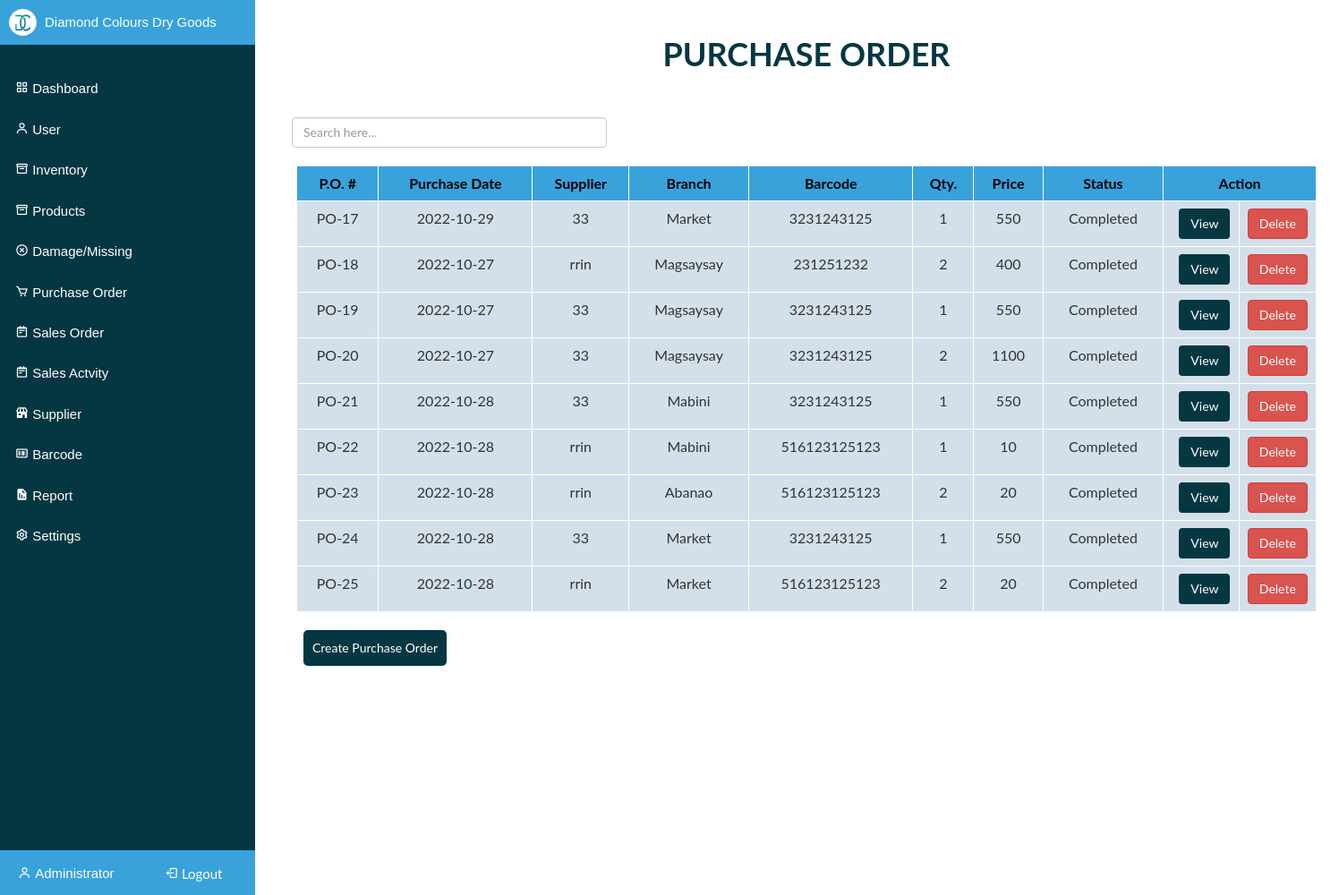
Page /admin/purchase_order.php on the committed database.
### tables this page shows
CREATE TABLE `purchase_order` (
  `purchase_id` int(255) NOT NULL,
  `barcode` bigint(20) NOT NULL,
  `purchase_date` date NOT NULL DEFAULT current_timestamp(),
  `purchase_quantity` int(255) NOT NULL,
  `product_price` int(11) NOT NULL,
  `supplier_name` varchar(60) NOT NULL,
  `branch_id` int(5) NOT NULL,
  `status` int(60) NOT NULL
);

### admin/purchase_order.php (the view, shortened to what this page needs)
<html lang="en" dir="ltr">
<head>
	<link rel="stylesheet" href="css/purchase_order.css">
	<link href='https://unpkg.com/boxicons@2.1.2/css/boxicons.min.css' rel='stylesheet'>
	<link rel="stylesheet" href="https://cdnjs.cloudflare.com/ajax/libs/font-awesome/4.7.0/css/font-awesome.min.css">
	<link href='https://maxcdn.bootstrapcdn.com/bootstrap/3.3.7/css/bootstrap.min.css' rel='stylesheet' type='text/css'>
    </head>
</head>
<body>
	<div class="sidebar">
		<div class="logo_content" style="background-color: #39A2DB;">
			<div class="logo">
				<img src="../images/DCDG.png" alt="DCDG">
				<div class="logo_name">Diamond Colours Dry Goods</div>
			</div>
		</div><br>
		<div class= "nav_list">
			<a href="admin_dashboard.php">
				<i class='bx bx-grid-alt'></i>
				<span class="links_name">Dashboard</span>
			</a>
			<a href="employee_accounts.php">
				<i class='bx bx-user'></i>
				<span class="links_name">User</span>
			</a>
			<a href="branch_inventory.php">
				<i class='bx bx-box'></i>
				<span class="links_name">Inventory</span>
			</a>
			<a href="products.php">
				<i class='bx bx-box'></i>
				<span class="links_name">Products</span>
			</a>
			<a href="damage_list.php">
				<i class='bx bx-x-circle'></i>
				<span class="links_name">Damage/Missing</span>
			</a>
			<a href="purchase_order.php">
				<i class='bx bx-cart'></i>
				<span class="links_name">Purchase Order</span>
			</a>
			<a href="sales_order.php">
				<i class='bx bx-notepad'></i>
				<span class="links_name">Sales Order</span>
			</a>
			<a href="sales_activity.php">
				<i class='bx bx-notepad'></i>
				<span class="links_name">Sales Actvity</span>
			</a>
			<a href="suppliers.php">
				<i class='bx bxs-store'></i>
				<span class="links_name">Supplier</span>
			</a>
			<a href="barcode.php">
				<i class='bx bx-barcode' ></i>
				<span class="links_name">Barcode</span>
			</a>
			<a href="reports.php">
				<i class='bx bxs-report' ></i>
				<span class="links_name">Report</span>
			</a>
			<a href="admin_settings.php">
				<i class='bx bx-cog'></i>
				<span class="links_name">Settings</span>
			</a>
		</div>
		<div class="profile_content">
			<div class="profile">
				<div class="profile_details">
					<i class='bx bx-user'></i>
					<div class="job">
						<div class="job_position">&nbsp;Administrator</div>
					</div>
				</div>
				<a href="includes/logout.php"><i class='bx bx-log-out' id="log_out"><span>&nbsp;Logout</span></i></a>
			</div>
		</div>
	</div>
	<div class="content"><br>
		<div class="container">
			<h1 class="display-5 font-weight-bold text-center" style="color: #053742;"><b>PURCHASE ORDER</b></h1>
		</div><br><br>
		<div class="container search-table">
			<div class="search-box" style='width: 30%'>
				<div class="row">
					<div >
						<input type="text" id="myInput" onkeyup="myFunction()" class="form-control" placeholder="Search here..." name="search">
					</div>
				</div>
			</div>
		</div><br>
		<?php include "config2.php"; ?>
		<div class='container table-responsive-lg'>
			<table border='1'  class="table table-bordered">
				<thead>
					<tr>
						<th>P.O. #</th>
						<th>Purchase Date</th>
						<th>Supplier</th>
						<th>Branch</th>
						<th>Barcode</th>
						<th>Qty.</th>
						<th>Price</th>
                        <th>Status</th>
						<th style='width: 15%' colspan="3">Action</th>
					</tr>
				</thead>
				<tbody id="myTable">
					<?php
					$query = "SELECT * FROM purchase_order";
					$result = mysqli_query($con, $query);
					while ($row = mysqli_fetch_assoc($result)) {
						$purchase_ID = $row["purchase_id"];
						$purchase_date = $row["purchase_date"];
						$supplier_name = $row["supplier_name"];
						$branch_id = $row["branch_id"];
						$product_name = $row["barcode"];
						$purchase_quantity = $row["purchase_quantity"];
						$product_price = $row["product_price"];
                        $status = $row["status"];
						?>
						<tr>
							<td scope='row' class=' text-center'>PO-<?= $purchase_ID ?></td>
							<td scope='row' class=' text-center'><?= $purchase_date ?></td>
							<td scope='row' class=' text-center'><?= $supplier_name ?></td>
							<td scope='row' class=' text-center'><?php
                            if($branch_id == 1) {
                                echo "Mabini";
                            } elseif ($branch_id == 2) {
                                echo "Abanao";
                            } elseif ($branch_id == 3) {
                                echo "Magsaysay";
                            } elseif ($branch_id == 4) {
                                echo "Market";
                            }
                            ?></td>
                            <td scope='row' class=' text-center'><?= $product_name ?></td>
                            <td scope='row' class=' text-center'><?= $purchase_quantity ?></td>
                            <td scope='row' class=' text-center'><?= $product_price ?></td>
                            <td scope='row' class=' text-center'>
                                <?php
                                if($status == 1) {
									echo "Pending";
                                }elseif ($status == 2) {
									echo "Completed";
                                }
                                ?>
                            </td>
                            <?php
                            echo "<td class=' text-center'>", "<a href='print_purchase_order.php?purchase_id=" . $row["purchase_id"] . "'>", "<button class='btn add-btn'>View</button>","</a>","</td>";
                            ?>
                            <td align='center'>
                                <button class='delete btn btn-danger' id='del_<?= $id ?>' data-id='<?= $id ?>' >Delete</button>
                            </td>
                        </tr>
                        <?php
                    }
                    ?>
                </tbody>
            </table>
            <div align="left">
                <button class="add-btn"><a href="create_purchase.php">Create Purchase Order</a></button>
            </div>
        </div><br>
    </body>
    </html>

### admin/css/purchase_order.css (style rules this page uses)
body { margin: 0; font-family: "Lato", sans-serif; }
div.content { margin-left: 300px; padding: 1px 16px; height: 1000px; }
.table { width: 100%; }
.table thead { background-color: #39A2DB; }
.table tbody { background-color: #D3E0EA; text-align: center; font-size: 16px; }
.table thead tr th { font-size: 16px; font-weight: medium; color: black; opacity: 2; padding: 12px; vertical-align: top; border: 1px solid #dee2e685; text-align: center; }
table.table-bordered > thead > tr > th { border: 1px solid; border-color:white; }
table.table-bordered > tbody > tr > td { border: 1px solid; border-color:white; }
.add-btn { background-color: #053742; color: white; border: none; cursor: pointer; border-radius: 5px; padding: 10px; margin-left: 8px; }
.add-btn a { color: white; text-decoration: none; }

### admin/purchase_order.php (style rules this page uses)
body { margin: 0; font-family: "Lato", sans-serif; }
div.content { margin-left: 300px; padding: 1px 16px; height: 1000px; }
.sidebar { margin: 0; padding: 0; width: 285px; background: #053742; position: fixed; height: 100%; overflow: hidden; font-size: 15px; font-family: "Arial", sans-serif; z-index:10; }
.sidebar a { display: block; color: white; padding: 12px; text-decoration: none; transition:all 0.3s ease; }
.sidebar .nav_list { padding: 5px; border-radius: 12px; }
.sidebar .logo_content .logo { color: #fff; display: flex; height: 50px; width: 90%; align-items: center; opacity: 1; pointer-events: none; transition:all 0.5s ease; }
.sidebar .logo_content .logo img { height: 50px; }
.logo_content .logo .logo_name { font-size: :108px; font-weight: 400; }
.sidebar .profile_content { position: absolute; color: #fff; bottom: 0; left:0; width: 100%; height: 50px; }
.sidebar .profile_content .profile { position: relative; padding: 15px 20px; height: 50px; background: #39A2DB; transition: all 0.4s ease; }
.profile_content .profile .profile_details { display: flex; align-items: center; opacity: 1; pointer-events: none; white-space: nowrap; font-family: "Arial", sans-serif; }
.profile .profile_details .job { font-size: 15px; font-weight: 400; }
.profile a #log_out { position: absolute; transform:translateX(-30%); left: 200px; bottom: 9px; padding: 0px 3%; min-width: 70px; line-height: 30px; font-size: 15px; border-radius:8px; text-align: center; transition: all 0.4s ease; background: #39A2DB; text-decoration: none; color:white; }
.profile a #log_out span { font-family: "Lato", sans-serif; }
.row { margin: 0 -5px; text-align: center; }
.row:after { content: ""; display: table; clear: both; }

### rows in the picture
purchase_order: purchase_id "17", purchase_date "2022-10-29", supplier_name "33", branch_id "Market", barcode "3231243125", purchase_quantity "1", product_price "550", status "Completed"
purchase_order: purchase_id "18", purchase_date "2022-10-27", supplier_name "rrin", branch_id "Magsaysay", barcode "231251232", purchase_quantity "2", product_price "400", status "Completed"
purchase_order: purchase_id "19", purchase_date "2022-10-27", supplier_name "33", branch_id "Magsaysay", barcode "3231243125", purchase_quantity "1", product_price "550", status "Completed"
purchase_order: purchase_id "20", purchase_date "2022-10-27", supplier_name "33", branch_id "Magsaysay", barcode "3231243125", purchase_quantity "2", product_price "1100", status "Completed"
purchase_order: purchase_id "21", purchase_date "2022-10-28", supplier_name "33", branch_id "Mabini", barcode "3231243125", purchase_quantity "1", product_price "550", status "Completed"
purchase_order: purchase_id "22", purchase_date "2022-10-28", supplier_name "rrin", branch_id "Mabini", barcode "516123125123", purchase_quantity "1", product_price "10", status "Completed"
purchase_order: purchase_id "23", purchase_date "2022-10-28", supplier_name "rrin", branch_id "Abanao", barcode "516123125123", purchase_quantity "2", product_price "20", status "Completed"
purchase_order: purchase_id "24", purchase_date "2022-10-28", supplier_name "33", branch_id "Market", barcode "3231243125", purchase_quantity "1", product_price "550", status "Completed"
purchase_order: purchase_id "25", purchase_date "2022-10-28", supplier_name "rrin", branch_id "Market", barcode "516123125123", purchase_quantity "2", product_price "20", status "Completed"
